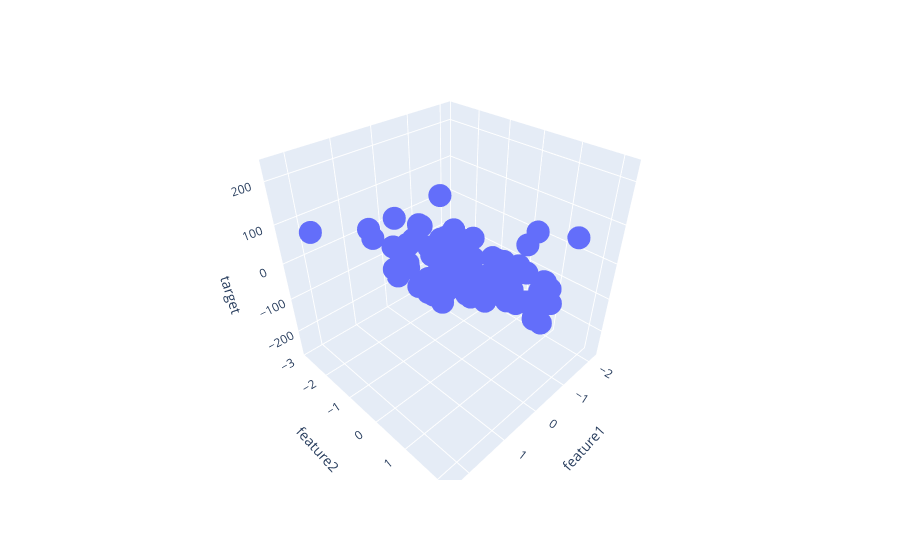

Source (notebook cell):
### Code cell
fig = px.scatter_3d(df,x='feature1',y = 'feature2',z = 'target')
fig.show()
